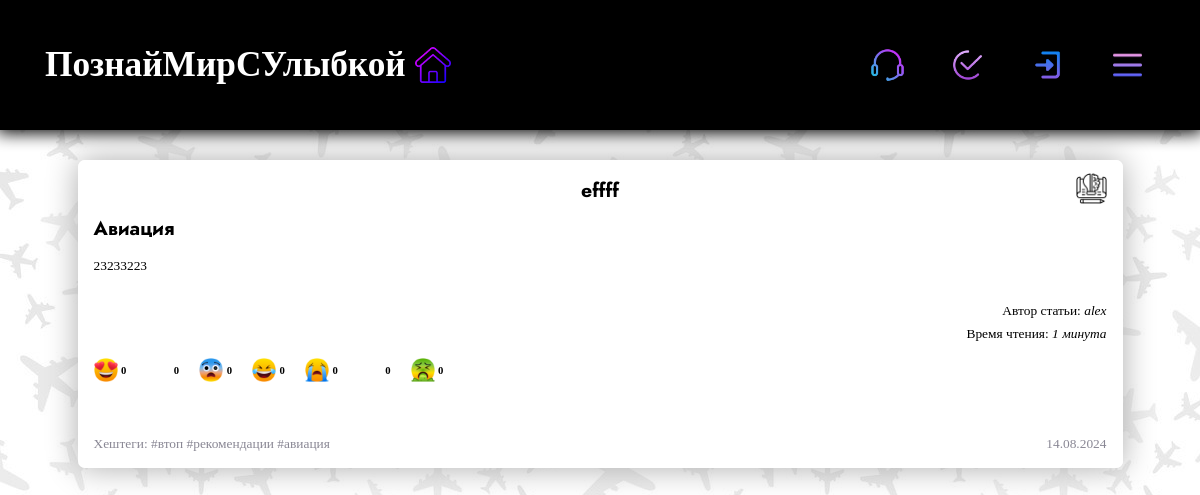
Before: /read/1 with the older database file.
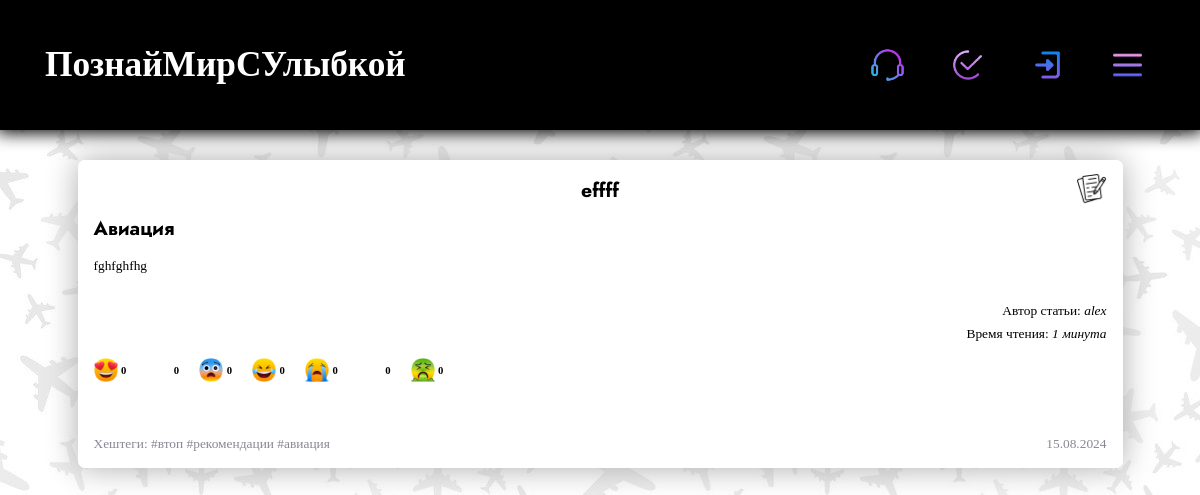
After: the same page with the newer database file.
### tables this page shows
CREATE TABLE menu (
            text VARCHAR(80) NOT NULL,
            url VARCHAR(80) NOT NULL,
            img_url VARCHAR(80) NOT NULL,
            class VARCHAR(80) NOT NULL
            );

CREATE TABLE posts (
                id INTEGER PRIMARY KEY,
                type VARCHAR(20) NOT NULL,
                bg VARCHAR(80) DEFAULT NULL,
                user_id BIGINT NOT NULL,
                subject VARCHAR(30) DEFAULT NULL,
                header VARCHAR(35) NOT NULL,
                text TEXT NOT NULL,
                time_of_read VARCHAR(60) NOT NULL,
                tags VARCHAR(1024),
                datetime DATETIME NOT NULL,
                img_type VARCHAR(80) NOT NULL,
                love_laugh BIGINT DEFAULT 0,
                laugh BIGINT DEFAULT 0,
                shock BIGINT DEFAULT 0,
                laugh_cry BIGINT DEFAULT 0,
                cry BIGINT DEFAULT 0,
                angry BIGINT DEFAULT 0,
                terrible BIGINT DEFAULT 0,
                seen BIGINT DEFAULT 0,
                
                CONSTRAINT owner_id_fk FOREIGN KEY (user_id) REFERENCES users (id)
                );

CREATE TABLE smiles (
                            link VARCHAR(80) NOT NULL
                            );

### app.py (the view)
@app.route('/read/<id>', methods=['POST', 'GET'])
def read_post(id):
    print()
    if db.get_owner_post(id) != current_user.get_id() and db.check_is_been_views(current_user.get_id(), id) != 1:
        db.update_views(id)
        db.add_views(current_user.get_id(), id, current_user)
    form = SearchForm()
    return render_template('read_post.html',
                           title='Читать статьи',
                           links_header=db.get_info_menu_right(current_user),
                           links_header_text=db.get_info_menu_left(),
                           smiles=db.get_smiles(),
                           post=db.find_post(id),
                           len=len,
                           form=form,
                           str=str,
                           datetime=datetime,
                           strptime=dt.datetime.strptime,
                           get_user=db.get_user)

### forms.py
class SearchForm(FlaskForm):
    checkbox_tags = CheckboxField('checkbox_tags', choices=db.get_tags())
    checkbox_subjs = CheckboxField('checkbox_subjs', choices=db.get_subjects_filter())
    checkbox_types = CheckboxField('checkbox_types', choices=db.get_types_of_post())
    check_all_choices = CheckboxField('all_choices', choices=[(True, f'Выбрать все ({db.get_count_posts()})')])
    check_with_user = CheckboxField('with_user',
                                    choices=[(True, f'Включить собственные публикации')])
    select_sort = SelectField('sort', choices=[('new', 'От новых к старым'), ('old', 'От старых к новым')])
    submit_filter = SubmitField('Подтвердить')
    search = StringField('search')
    submit_search = SubmitField()
    smile = SubmitField()

### database.py (called while the page is built)
    def get_info_menu_right(self, current_user):
        if current_user.is_authenticated:
            self.cursor.execute('SELECT * FROM menu_logged')
            res = self.cursor.fetchall()
            return res
        self.cursor.execute('SELECT * FROM menu')
        res = self.cursor.fetchall()
        return res

### templates/read_post.html (shortened to what this page needs)
{% extends 'index.html' %}
{% block body %}
<body style = "background: url({{post['bg']}})">
  <div class = 'dark_screen'>
{% endblock %}
{% block content %}
    <div class = 'post_div' background = 'white' id = 'post_number_{{post["id"]}}'>
      <div class = 'body_full_post'>
        <div class = 'type_of_post_div'>
          <img src = "{{post['img_type']}}" class = 'type_of_post_img'>
        </div>
        <h3 align = 'center'> {{post['header']}} </h3>
        {% if post['subject'] %}
          <h3 class = 'subject_text_full_post'> {{post['subject']}} </h3>
        {% endif %}
        <div class = 'text_of_post_div_full_post'>
          {% for prg in post['text'].split('\n') %}
            <p class = 'text_of_post'> {{prg}} </p>
          {% endfor %}
        </div>
      </div>
      <div class = 'footer_full_post'>
        <p align = 'right' class = 'avtor_of_post'> Автор статьи: <i> {{get_user(post['user_id'])}} </i> </p>
        <p align = 'right' class = 'time_read'> Время чтения: <i> {{post['time_of_read']}} </i> </p>
        <div class = 'smiles'>
          {% for smile in range(len(smiles)) %}
          <form class = 'smile_div' method = 'post' action = '/smile_{{smiles[smile]["link"][22:-4]}}/{{post["id"]}}/{{post["user_id"]}}/SELECT * FROM posts/read_post'>
            <div style = "background: url({{smiles[smile]['link']}}); background-size: cover;" class = 'smile_img_div_full_post'>
              {{form.smile(class = 'smile_img_full_post')}}
            </div>
            <span> <b> {{post[smiles[smile]['link'][22:-4]]}} </b> </span>
          </form>
          {% endfor %}
        </div>
        <div class = 'fast_messages_post'>
        </div>
        <div class = 'date_with_tags_post'>
          <p class = 'no_bold_text' style = 'margin-right: 7px;'>
            Хештеги: {{post['tags']}}
          </p>
          <p class = 'no_bold_text'>
            {{strptime(post['datetime'], '%Y-%m-%d %H:%M:%S.%f').strftime('%d.%m.%Y')}}
          </p>
        </div>
      </div>
    </div>
  </div>
</body>
{% endblock %}

### templates/index.html (shortened to what this page needs)
<!DOCTYPE html>
<html lang="en">
<head>
    <link rel = 'stylesheet' href = '{{url_for("static", filename="css/style.css")}}'>
</head>
{% block body %}{% endblock %}
    <div class = 'header'>
        {% if current_user.is_authenticated %}
        <a href = '/profile/{{current_user.get_name()}}'>
        {% else %}
        <a href = '/'>
        {% endif %}
          <h1> ПознайМирСУлыбкой </h1>
        </a>
        {% block links_header %}
            {% for link in links_header %}
            <a class = 'block_link_header {{link["class"]}}' href = '{{link["url"]}}'>
                <img src = '{{link["img_url"]}}' class = 'img_link_header'>
            </a>
            {% endfor %}
        {% endblock %}
        <div class = 'menu_links_header_div'>
          <button class = 'menu_links_header_btn' onclick = 'open_menu_links_header()'>
            <img src = '{{url_for("static", filename="images/menu_iconic.png")}}' class = 'menu_links_header_img'>
          </button>
        </div>
    </div>
    {% block content %}{% endblock %}
</body>
</html>

Changed rows visible on the page:
removed menu: img_url (picture)
changed posts "effff": img_type: a different picture; text "23233223" → "fghfghfhg"; datetime "14.08.2024" → "15.08.2024"
